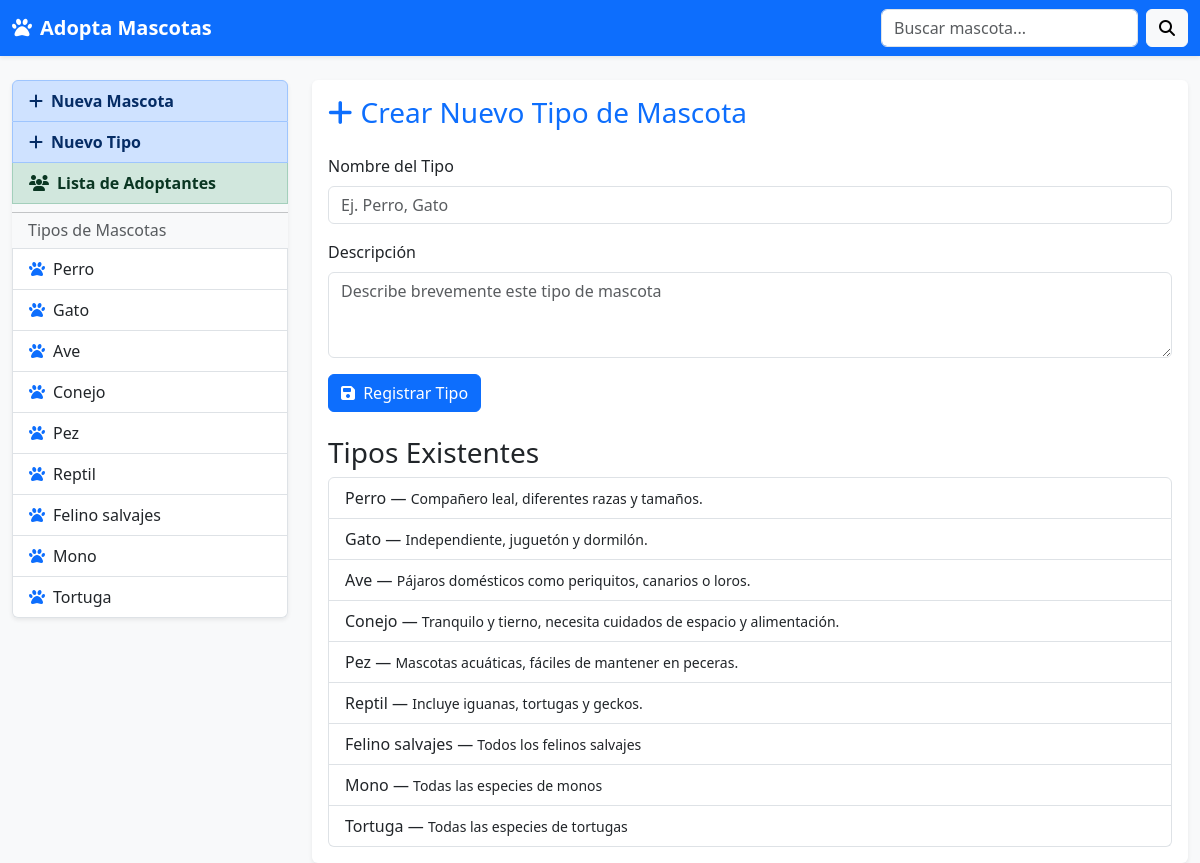
Page /crearTipo on the committed database.
### app1/models.py (models this page shows, shortened)
class TipoMascota(models.Model):
    nombre = models.CharField(max_length=64, null=True, blank=True)
    descripcion = models.TextField(max_length=256, null=True, blank=True)

### app1/views.py (the view)
# urls.py: path('crearTipo', views.crearTipo, name='crearTipo'),
def crearTipo(request):
    tipos = TipoMascota.objects.all()
    return render(request,'crearTipo.html',{
        'tipos': tipos
    })

### app1/templates/crearTipo.html (shortened to what this page needs)
{% extends "layout.html" %}
{% block content %}
<div class="card shadow-sm border-0">
	<div class="card-body">
    	<h3 class="mb-4 text-primary">
    		<i class="fa-solid fa-plus me-2"></i>Crear Nuevo Tipo de Mascota
    	</h3>
    	<form method="POST" action="{% url 'app1:registrarTipo' %}">
			<div class="mb-3">
      			<label for="nombre" class="form-label">Nombre del Tipo</label>
      			<input type="text" class="form-control" id="nombre" name="nombre" placeholder="Ej. Perro, Gato" required>
    		</div>
    		<div class="mb-3">
      			<label for="descripcion" class="form-label">Descripción</label>
      			<textarea class="form-control" id="descripcion" name="descripcion" rows="3" placeholder="Describe brevemente este tipo de mascota"></textarea>
    		</div>
    		<button type="submit" class="btn btn-primary">
      			<i class="fa-solid fa-save me-1"></i> Registrar Tipo
    		</button>
      	</form>
		<h3 class="mt-4">Tipos Existentes</h3>
  		<ul class="list-group">
    		{% for tipo in tipos %}
      		<li class="list-group-item">{{ tipo.nombre }} — <small>{{ tipo.descripcion }}</small></li>
    		{% empty %}
      		<li class="list-group-item text-muted">No hay tipos registrados aún.</li>
    		{% endfor %}
  		</ul>
    </div>
</div>
{% endblock %}

### app1/templates/layout.html (shortened to what this page needs)
<!DOCTYPE html>
<html lang="es">
<head>
  <link href="https://cdn.jsdelivr.net/npm/bootstrap@5.3.0/dist/css/bootstrap.min.css"
        rel="stylesheet"
>
  <link rel="stylesheet"
        href="https://cdnjs.cloudflare.com/ajax/libs/font-awesome/6.3.0/css/all.min.css"
 />
</head>
<body class="bg-light">
  <nav class="navbar navbar-expand-lg navbar-dark bg-primary shadow-sm">
    <div class="container-fluid">
      <a class="navbar-brand fw-bold" href="{% url 'app1:home' %}">
        <i class="fa-solid fa-paw me-2"></i>Adopta Mascotas
      </a>
      <form class="d-flex" role="search" action="{% url 'app1:buscar' %}" method="post">
        <input class="form-control me-2" type="search" name="filtro" placeholder="Buscar mascota..." aria-label="Buscar">
        <button class="btn btn-light" type="submit"><i class="fa-solid fa-search"></i></button>
      </form>
    </div>
  </nav>
  <div class="container-fluid mt-4">
    <div class="row">
      <aside class="col-md-3 mb-3">
        <div class="list-group shadow-sm">
          <a href="{% url 'app1:crearMascota' %}" class="list-group-item list-group-item-action list-group-item-primary fw-bold">
            <i class="fa-solid fa-plus me-2"></i>Nueva Mascota
          </a>
          <a href="{% url 'app1:crearTipo' %}" class="list-group-item list-group-item-action list-group-item-primary fw-bold">
            <i class="fa-solid fa-plus me-2"></i>Nuevo Tipo
          </a>
          <a href="{% url 'app1:listaAdoptantes' %}" class="list-group-item list-group-item-action list-group-item-success fw-bold">
            <i class="fa-solid fa-users me-2"></i>Lista de Adoptantes
          </a>
          <hr class="my-2">
          <h6 class="px-3 text-muted">Tipos de Mascotas</h6>
          {% for tipo in tipos %}
            <a href="{% url 'app1:mascotasxtipo' tipo.id %}" class="list-group-item list-group-item-action">
              <i class="fa-solid fa-paw me-2 text-primary"></i>{{ tipo.nombre }}
            </a>
          {% empty %}
            <p class="px-3 text-muted">No hay tipos aún</p>
          {% endfor %}
        </div>
      </aside>
      <main class="col-md-9">
        {% block content %}{% endblock %}
      </main>
    </div>
  </div>
</body>
</html>

### rows in the picture
TipoMascota: nombre "Perro", descripcion "Compañero leal, diferentes razas y tamaños."
TipoMascota: nombre "Gato", descripcion "Independiente, juguetón y dormilón."
TipoMascota: nombre "Ave", descripcion "Pájaros domésticos como periquitos, canarios o loros."
TipoMascota: nombre "Conejo", descripcion "Tranquilo y tierno, necesita cuidados de espacio y alimentación."
TipoMascota: nombre "Pez", descripcion "Mascotas acuáticas, fáciles de mantener en peceras."
TipoMascota: nombre "Reptil", descripcion "Incluye iguanas, tortugas y geckos."
TipoMascota: nombre "Felino salvajes", descripcion "Todos los felinos salvajes"
TipoMascota: nombre "Mono", descripcion "Todas las especies de monos"
TipoMascota: nombre "Tortuga", descripcion "Todas las especies de tortugas"
